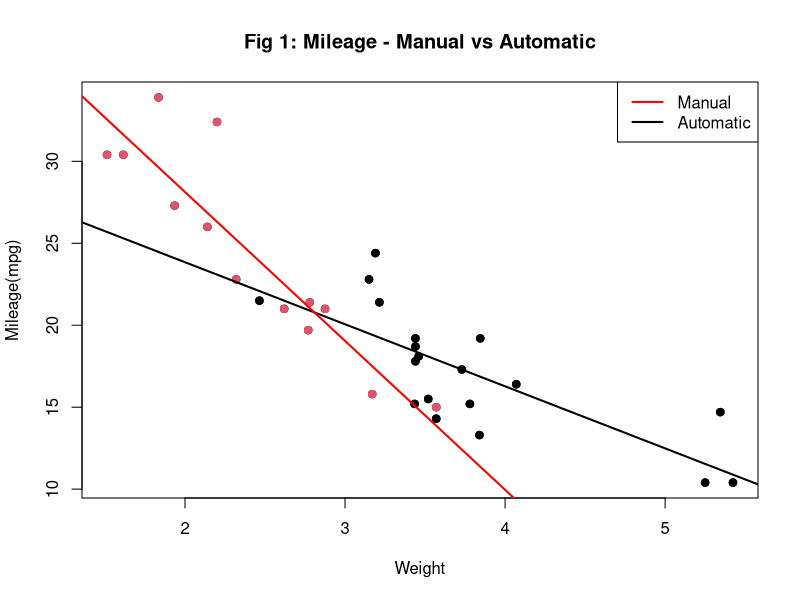
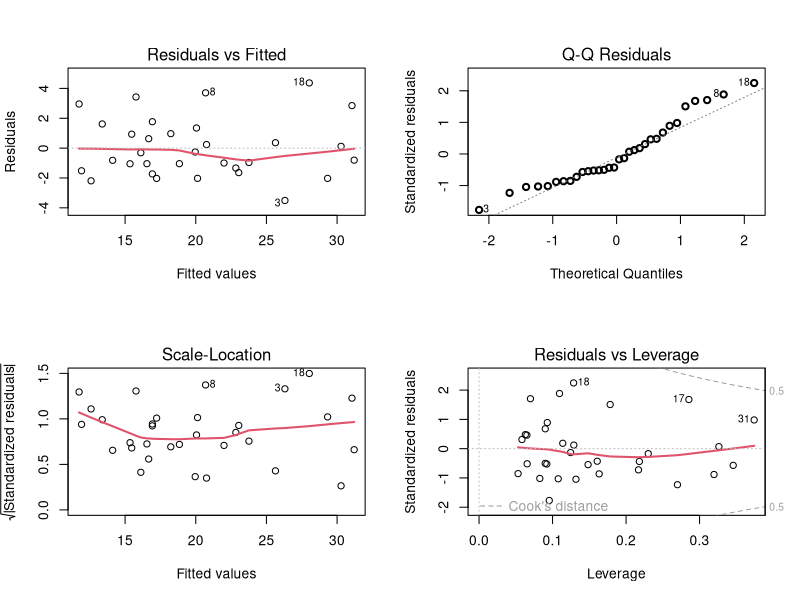

Here is the R script that generated these plots, in order:
## ---- chunk 1
data(mtcars)
head(mtcars, 3)
attach(mtcars)       ##  to minimize typing
## ---- chunk 2
fit1 <- lm(mpg ~ wt*am)
sumF1 <- summary(fit1)

##  find the correlation between the residuals and the remaining covariates
cor1 <- round(cor(resid(fit1), mtcars[c(2:5, 7:8, 10:11)]), 2)

##  Add qsec to the model.
fit2 <- update(fit1, ~ . + qsec)
sumF2 <- summary(fit2)

##  find the correlation between the residuals and the remaining covariates
cor2 <-round(cor(resid(fit2), mtcars[c(2:5, 8, 10:11)]), 2) 
##  |r| < 0.10 for all remaining covariates.  Stop here.
## ---- chunk 3
sumF2; anova(fit1, fit2)
## ---- chunk 4
MC <- mtcars
plot(MC$wt, MC$mpg, xlab = "Weight", ylab = "Mileage(mpg)", 
     main = "Fig 1: Mileage - Manual vs Automatic")
legend("topright", lty = 1, lwd = 2, col = c("red", "black"), 
       legend = c("Manual", "Automatic"))
points(MC$wt, MC$mpg, col = 1+(MC$am*1), pch = 19)
abline(lm(mpg ~ wt, data = MC[MC$am == 0,]), col = "black", lwd = 2)
abline(lm(mpg ~ wt, data = MC[MC$am == 1,]), col = "red", lwd = 2)
## ---- chunk 5
par(mfrow = c(2,2))
plot(fit2, lwd = 2)
